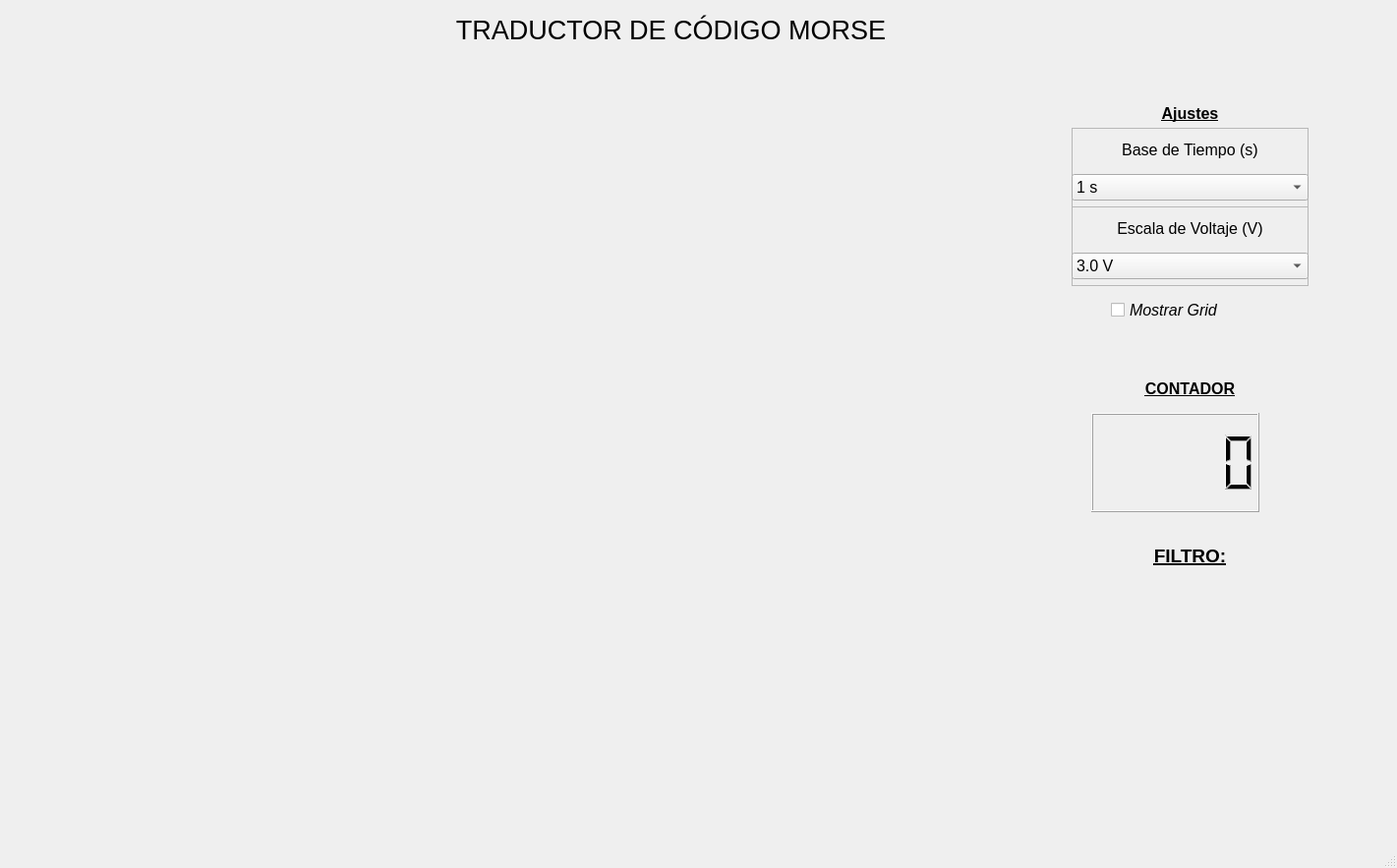
<?xml version="1.0" encoding="UTF-8"?>
<ui version="4.0">
 <class>MainWindow</class>
 <widget class="QMainWindow" name="MainWindow">
  <property name="geometry">
   <rect>
    <x>0</x>
    <y>0</y>
    <width>1421</width>
    <height>883</height>
   </rect>
  </property>
  <property name="windowTitle">
   <string>Osciloscopio Digital USB</string>
  </property>
  <property name="windowIcon">
   <iconset>
    <normaloff>logo.png</normaloff>logo.png</iconset>
  </property>
  <widget class="QWidget" name="centralwidget">
   <widget class="QCheckBox" name="gridstate">
    <property name="geometry">
     <rect>
      <x>1130</x>
      <y>300</y>
      <width>171</width>
      <height>31</height>
     </rect>
    </property>
    <property name="font">
     <font>
      <pointsize>12</pointsize>
      <italic>true</italic>
     </font>
    </property>
    <property name="text">
     <string>Mostrar Grid</string>
    </property>
   </widget>
   <widget class="Canvas" name="canvas" native="true">
    <property name="geometry">
     <rect>
      <x>19</x>
      <y>132</y>
      <width>951</width>
      <height>561</height>
     </rect>
    </property>
   </widget>
   <widget class="QWidget" name="horizontalLayoutWidget">
    <property name="geometry">
     <rect>
      <x>19</x>
      <y>62</y>
      <width>951</width>
      <height>71</height>
     </rect>
    </property>
    <layout class="QHBoxLayout" name="hlayout"/>
   </widget>
   <widget class="QFrame" name="frame_2">
    <property name="geometry">
     <rect>
      <x>1090</x>
      <y>130</y>
      <width>241</width>
      <height>81</height>
     </rect>
    </property>
    <property name="frameShape">
     <enum>QFrame::StyledPanel</enum>
    </property>
    <property name="frameShadow">
     <enum>QFrame::Raised</enum>
    </property>
    <widget class="QWidget" name="verticalLayoutWidget">
     <property name="geometry">
      <rect>
       <x>0</x>
       <y>3</y>
       <width>241</width>
       <height>71</height>
      </rect>
     </property>
     <layout class="QVBoxLayout" name="verticalLayout">
      <item>
       <widget class="QLabel" name="label_2">
        <property name="font">
         <font>
          <pointsize>12</pointsize>
         </font>
        </property>
        <property name="text">
         <string>Base de Tiempo (s)</string>
        </property>
        <property name="alignment">
         <set>Qt::AlignCenter</set>
        </property>
       </widget>
      </item>
      <item>
       <widget class="QComboBox" name="timebase">
        <property name="font">
         <font>
          <pointsize>12</pointsize>
         </font>
        </property>
        <property name="currentIndex">
         <number>0</number>
        </property>
        <item>
         <property name="text">
          <string>1 s</string>
         </property>
        </item>
        <item>
         <property name="text">
          <string>100 ms</string>
         </property>
        </item>
        <item>
         <property name="text">
          <string>10 ms</string>
         </property>
        </item>
       </widget>
      </item>
     </layout>
    </widget>
   </widget>
   <widget class="QFrame" name="frame_3">
    <property name="geometry">
     <rect>
      <x>1090</x>
      <y>210</y>
      <width>241</width>
      <height>81</height>
     </rect>
    </property>
    <property name="frameShape">
     <enum>QFrame::StyledPanel</enum>
    </property>
    <property name="frameShadow">
     <enum>QFrame::Raised</enum>
    </property>
    <widget class="QWidget" name="verticalLayoutWidget_3">
     <property name="geometry">
      <rect>
       <x>0</x>
       <y>3</y>
       <width>241</width>
       <height>71</height>
      </rect>
     </property>
     <layout class="QVBoxLayout" name="verticalLayout_3">
      <item>
       <widget class="QLabel" name="label_4">
        <property name="font">
         <font>
          <pointsize>12</pointsize>
         </font>
        </property>
        <property name="text">
         <string>Escala de Voltaje (V)</string>
        </property>
        <property name="alignment">
         <set>Qt::AlignCenter</set>
        </property>
       </widget>
      </item>
      <item>
       <widget class="QComboBox" name="voltbase">
        <property name="font">
         <font>
          <pointsize>12</pointsize>
         </font>
        </property>
        <property name="currentIndex">
         <number>0</number>
        </property>
        <item>
         <property name="text">
          <string>3.0 V</string>
         </property>
        </item>
        <item>
         <property name="text">
          <string>1.0 V</string>
         </property>
        </item>
        <item>
         <property name="text">
          <string>0.3 V</string>
         </property>
        </item>
       </widget>
      </item>
     </layout>
    </widget>
   </widget>
   <widget class="QLabel" name="label">
    <property name="geometry">
     <rect>
      <x>1150</x>
      <y>100</y>
      <width>121</width>
      <height>31</height>
     </rect>
    </property>
    <property name="font">
     <font>
      <pointsize>12</pointsize>
      <weight>75</weight>
      <bold>true</bold>
      <underline>true</underline>
     </font>
    </property>
    <property name="text">
     <string>Ajustes</string>
    </property>
    <property name="alignment">
     <set>Qt::AlignCenter</set>
    </property>
   </widget>
   <widget class="QLabel" name="label_3">
    <property name="geometry">
     <rect>
      <x>30</x>
      <y>733</y>
      <width>1281</width>
      <height>101</height>
     </rect>
    </property>
    <property name="font">
     <font>
      <pointsize>50</pointsize>
     </font>
    </property>
    <property name="text">
     <string/>
    </property>
   </widget>
   <widget class="QWidget" name="navigation" native="true">
    <property name="geometry">
     <rect>
      <x>20</x>
      <y>60</y>
      <width>951</width>
      <height>71</height>
     </rect>
    </property>
   </widget>
   <widget class="QLabel" name="label_5">
    <property name="geometry">
     <rect>
      <x>32</x>
      <y>10</y>
      <width>1301</width>
      <height>41</height>
     </rect>
    </property>
    <property name="font">
     <font>
      <pointsize>20</pointsize>
     </font>
    </property>
    <property name="text">
     <string>TRADUCTOR DE CÓDIGO MORSE</string>
    </property>
    <property name="alignment">
     <set>Qt::AlignCenter</set>
    </property>
   </widget>
   <widget class="QLabel" name="label_6">
    <property name="geometry">
     <rect>
      <x>1150</x>
      <y>380</y>
      <width>121</width>
      <height>31</height>
     </rect>
    </property>
    <property name="font">
     <font>
      <pointsize>12</pointsize>
      <weight>75</weight>
      <bold>true</bold>
      <underline>true</underline>
     </font>
    </property>
    <property name="text">
     <string>CONTADOR</string>
    </property>
    <property name="textFormat">
     <enum>Qt::AutoText</enum>
    </property>
    <property name="alignment">
     <set>Qt::AlignCenter</set>
    </property>
   </widget>
   <widget class="QLabel" name="label_8">
    <property name="geometry">
     <rect>
      <x>1150</x>
      <y>550</y>
      <width>121</width>
      <height>31</height>
     </rect>
    </property>
    <property name="font">
     <font>
      <pointsize>14</pointsize>
      <weight>75</weight>
      <bold>true</bold>
      <underline>true</underline>
     </font>
    </property>
    <property name="text">
     <string>FILTRO:</string>
    </property>
    <property name="textFormat">
     <enum>Qt::AutoText</enum>
    </property>
    <property name="alignment">
     <set>Qt::AlignCenter</set>
    </property>
   </widget>
   <widget class="QLabel" name="label_9">
    <property name="geometry">
     <rect>
      <x>1150</x>
      <y>590</y>
      <width>131</width>
      <height>91</height>
     </rect>
    </property>
    <property name="font">
     <font>
      <pointsize>40</pointsize>
      <weight>75</weight>
      <bold>true</bold>
     </font>
    </property>
    <property name="text">
     <string/>
    </property>
   </widget>
   <widget class="QLCDNumber" name="lcdNumber">
    <property name="geometry">
     <rect>
      <x>1110</x>
      <y>420</y>
      <width>171</width>
      <height>101</height>
     </rect>
    </property>
   </widget>
  </widget>
  <widget class="QMenuBar" name="menubar">
   <property name="enabled">
    <bool>false</bool>
   </property>
   <property name="geometry">
    <rect>
     <x>0</x>
     <y>0</y>
     <width>1421</width>
     <height>26</height>
    </rect>
   </property>
  </widget>
  <widget class="QStatusBar" name="statusbar"/>
 </widget>
 <customwidgets>
  <customwidget>
   <class>Canvas</class>
   <extends>QWidget</extends>
   <header>canvas.h</header>
   <container>1</container>
  </customwidget>
 </customwidgets>
 <resources/>
 <connections/>
</ui>
